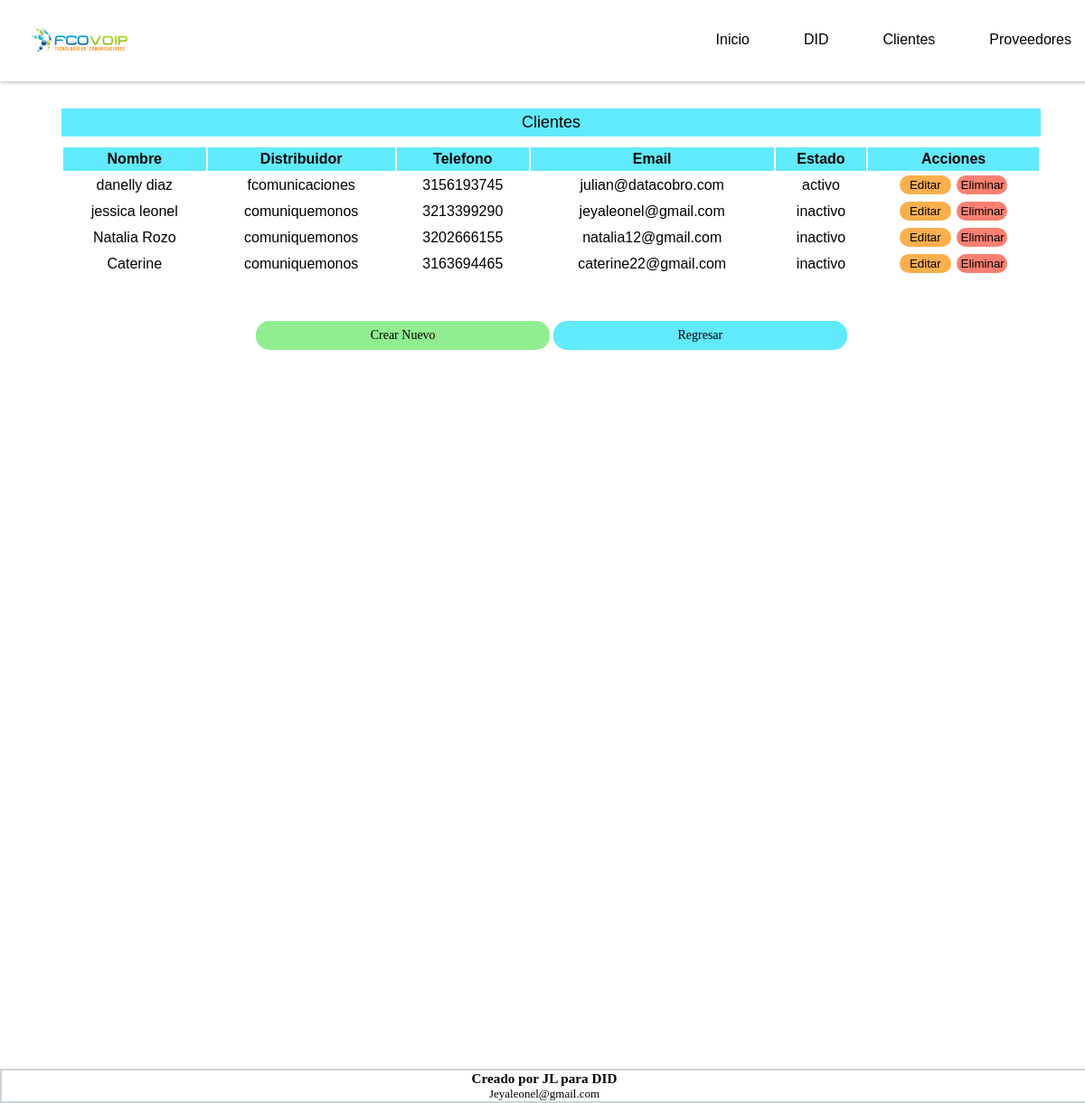
Screenshot of /vistas/vistaCliente.php with the database file from the repository.
### tables this page shows
CREATE TABLE `cliente` (
  `id_cliente` int(10) UNSIGNED NOT NULL,
  `nombre` varchar(100) NOT NULL,
  `telefono` varchar(14) DEFAULT NULL,
  `distribuidor` enum('fcomunicaciones','comuniquemonos','otro') NOT NULL,
  `email` varchar(100) DEFAULT NULL,
  `estado` enum('activo','suspendido','inactivo') NOT NULL,
  `fecha_creacion` timestamp NOT NULL DEFAULT CURRENT_TIMESTAMP,
  `fecha_modificacion` timestamp NOT NULL DEFAULT '0000-00-00 00:00:00' ON UPDATE CURRENT_TIMESTAMP
);

### acciones/consultaCliente.php (the view, shortened to what this page needs)
<?php
include "conexion.php";
echo '<div><table>';
echo '<caption>Clientes</caption><tr><th>Nombre</th><th>Distribuidor</th><th>Telefono</th><th>Email</th><th>Estado</th><th>Acciones</th></tr>';
$nombre="";
if(empty($nombre)){
     $consultaClientes = "select * from cliente order by estado asc";
}else{
    $consultaClientes = "select * from cliente where nombre like '%$nombre%' order by estado asc;";
}
$result=$mysqli->query($consultaClientes);
while($row = $result->fetch_assoc()){
    $idCliente=$row['id_cliente'];
    $nombre=$row['nombre'];
    $telefono=$row['telefono'];
    $distribuidor=$row['distribuidor'];
    $email=$row['email'];
    $estado=$row['estado'];
    echo "<tr><td>$nombre</td><td>$distribuidor</td><td>$telefono</td><td>$email</td><td>$estado</td>";
    echo "<td><a href='../form/update_cliente_form.php?id_cliente=$idCliente'><button class='button_editar' type='button'>Editar</button></a>";
    echo "<a  href='../acciones/delete_cliente.php?id_cliente=$idCliente'><button class='button_eliminar' type='button'>Eliminar</button></a></td></tr>";
}
echo "</table></br>";
echo <<<EOT
    <form name="crear-nuevo" action="../form/cliente_form.php">
            <button class='button_crear' id="crear-nuevo" type="submit">Crear Nuevo</button>
            <input class='button_regresar' type="button" onclick="history.back()" name="volver atrás" value="Regresar">
    </form>
    </br>
EOT;
?>

### css/estiloNuevo.css (style rules this page uses)
* { padding: 0; margin: 0; }
.general div { padding-top: 10px; border-radius: 5px; float: center; background-color:white; width: 92%; margin-left: auto; margin-right: auto; }
caption { border: 2px black solid; font: 18px normal Tahoma, helvetica; background-color: #60eafc; padding: 5px; border: 0px solid; margin: 5px; }
table { font: 16px bold Tahoma, helvetica; overflow: scroll; text-align: center; padding: 5px; margin: 5px; background-color: white; border-bottom-left-radius: 5px; border-bottom-right-radius: 5px; width: 99%; }
th { padding: 4px; background-color: #60eafc; text-align: center; }
td { margin: 5px; text-align: center; }
.button_editar { background-color: rgb(250, 175, 77); padding: 3px 5px 3px 5px; border-radius:15px; border: 0px solid; width: 30%; margin: 3px; }
.button_eliminar { background-color: salmon; padding: 3px 5px 3px 5px; border-radius:15px; border: 0px solid; width: 30%; margin: 3px; }
.button_crear { background-color: lightgreen; padding: 8px; border-radius:15px; font: 14px normal helvetica,Tahoma; position: relative; border: 0px solid; width: 30%; }
.button_regresar { background-color: #60eafc; padding: 8px; border-radius:15px; font: 14px normal helvetica,Tahoma; position: relative; border: 0px solid; width: 30%; }
form { font: 14px normal helvetica,Tahoma; background-color: white; margin-top: 10px; padding: 10px; }

### rows the page displays
cliente: nombre "danelly diaz", distribuidor "fcomunicaciones", telefono "3156193745", email "julian@datacobro.com", estado "activo"
cliente: nombre "jessica leonel", distribuidor "comuniquemonos", telefono "3213399290", email "jeyaleonel@gmail.com", estado "inactivo"
cliente: nombre "Natalia Rozo", distribuidor "comuniquemonos", telefono "3202666155", email "natalia12@gmail.com", estado "inactivo"
cliente: nombre "Caterine", distribuidor "comuniquemonos", telefono "3163694465", email "caterine22@gmail.com", estado "inactivo"
